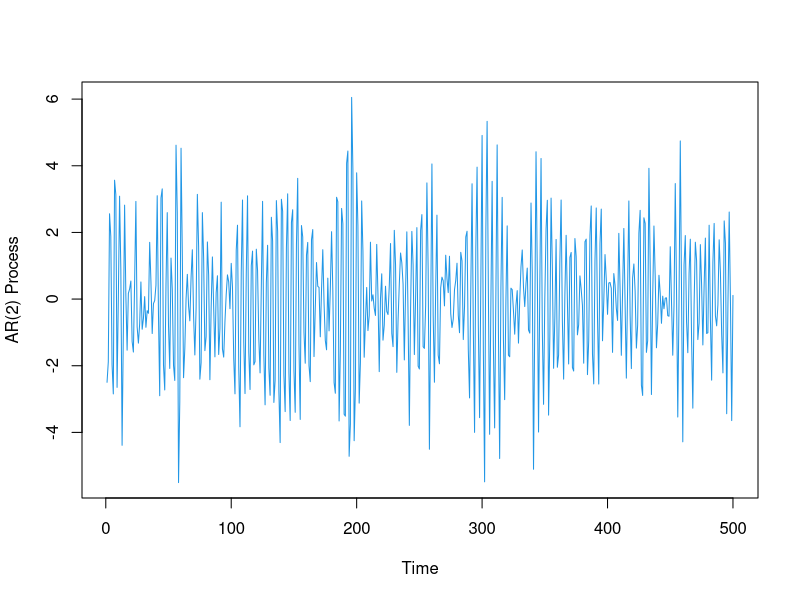
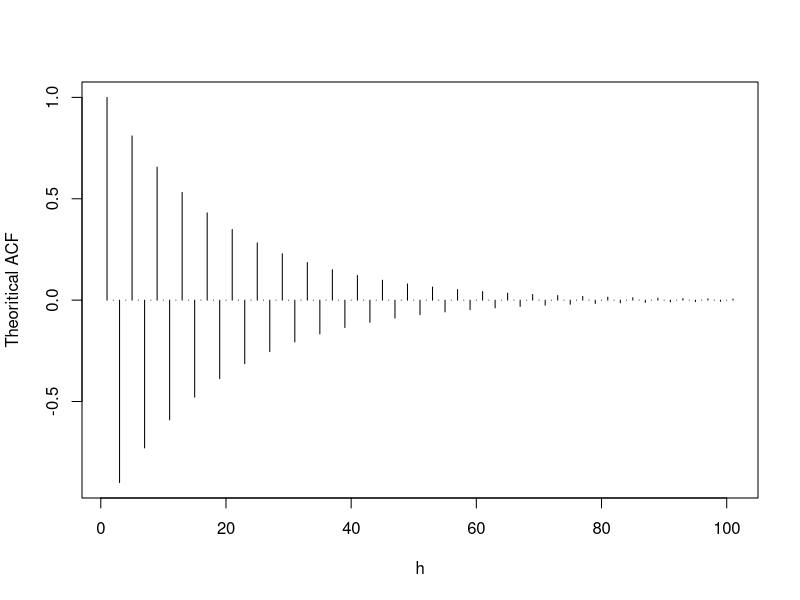
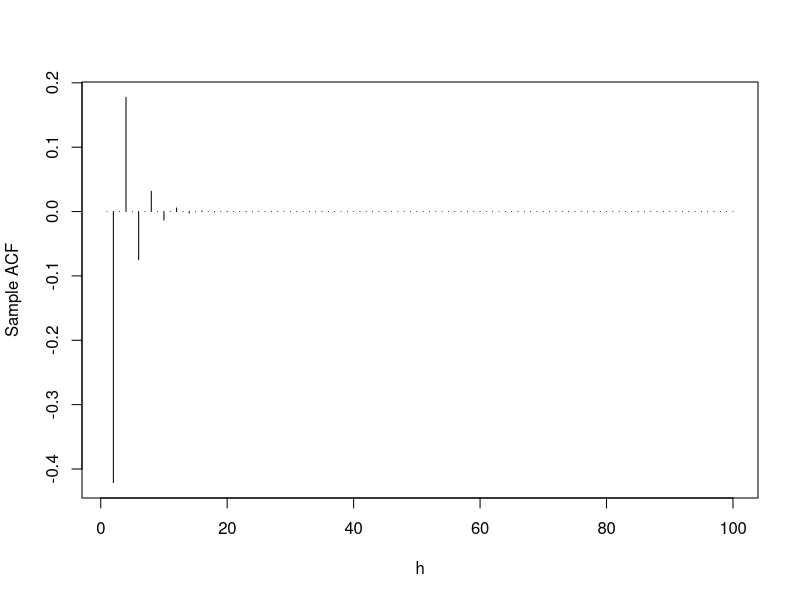

Write the R code that produced these figures, in order.

#Simulating ARMA model specifically AR(2) model x_t = -0.9 x_t-2 + wt
sim_ar2 = arima.sim(model = list(order=c(2,0,0), ar=c(0 , -.9)) , n = 500)
ts.plot(sim_ar2 , col =4 , ylab="AR(2) Process")

z = c(1 , 0 , 0.9)
a = polyroot((z))[1]
#roots are polyroot((z))
#0+1.054093i 0-1.054093i

#cycles per unit time 
(arg = Arg(a)/(2*pi))
#0.25
#sample acf plot
ACF = ARMAacf(ar = c(0 , -0.9) , ma = 0 , 100)
plot(ACF , type = "h" , ylab="Theoritical ACF" , xlab="h")

sqrt(1/.9)

atan(1.054093/0)
cos(pi/2)

(pi/2) - 1.570796

##Theoritical sim 

h = 1:100
ACF = ((1.54093)^(-h))*cos(Arg(a)*h)

plot(ACF , type = "h" , ylab="Sample ACF" , xlab="h")


sqrt(1/.9)
